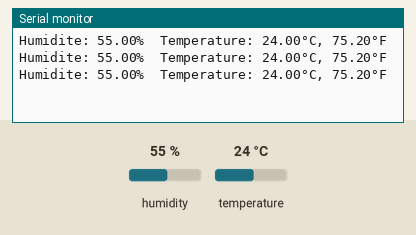
This sketch was run on a simulated Arduino Uno, built with avr-gcc and run on an emulated ATmega328P. Parts: the last lines printed to the serial monitor. The test bench sets the inputs (shaded band); at power-on: humidity 55 %, temperature 24 °C.

Above: at 3.8 s.
3.9 s: humidity set to 22 %
At 5.4 s:
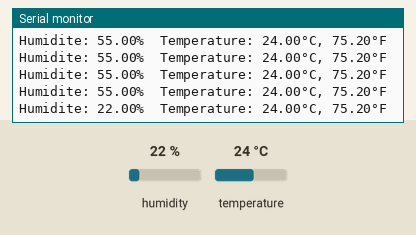
10.1 s: temperature set to 12 °C
At 11.0 s:
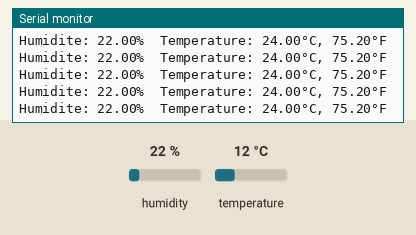
13.0 s: humidity set to 40 %
At 14.0 s:
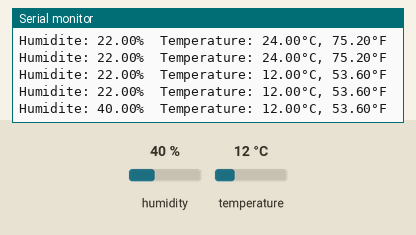
Timing chart, 0 to 16.0 s (numbered marks = the images above; inputs shaded):
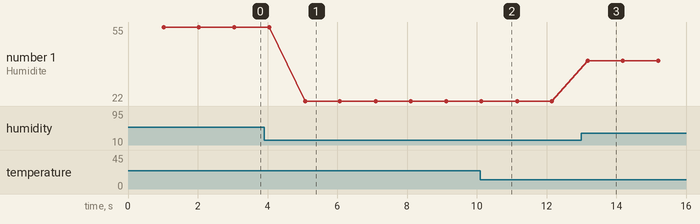

The sketch:

sketch_dmt11.ino
```cpp
#include "DHT.h"

#define DHTPIN 17
#define DHTTYPE DHT11
//DHTTYPE = DHT11, mais il existe aussi le DHT22 et 21

DHT dht(DHTPIN, DHTTYPE); // constructeur pour déclarer notre capteur

void setup() {
  Serial.begin(9600);
  dht.begin();
}

void loop() {
  delay(1000);
  // Le DHT11 renvoie au maximum une mesure toute les 1s
  float h = dht.readHumidity();
  //Lis le taux d'humidite en %
  float t = dht.readTemperature();
  //Lis la température en degré celsius
  float f = dht.readTemperature(true);
  //Avec (true), renvoi la température en fahrenheit

  if (isnan(h) || isnan(t) || isnan(f)) {
    Serial.println("Echec reception");
    return;
    //Renvoie une erreur si l'ESP32 ne reçoit aucune mesure
  }

  Serial.print("Humidite: ");
  Serial.print(h);
  Serial.print("%  Temperature: ");
  Serial.print(t);
  Serial.print("°C, ");
  Serial.print(f);
  Serial.println("°F");
  // Transmet les mesures reçues dans le moniteur série
}
```

Measured:
- after the input at 3.9 s, the serial monitor: prints a new line after 1.2 s (image 1)
- after the input at 13.0 s, the serial monitor: prints a new line after 0.18 s (image 3)
- plotted number 1: 55 → 22 after the input at 3.9 s, 22 → 40 after the input at 13.0 s
